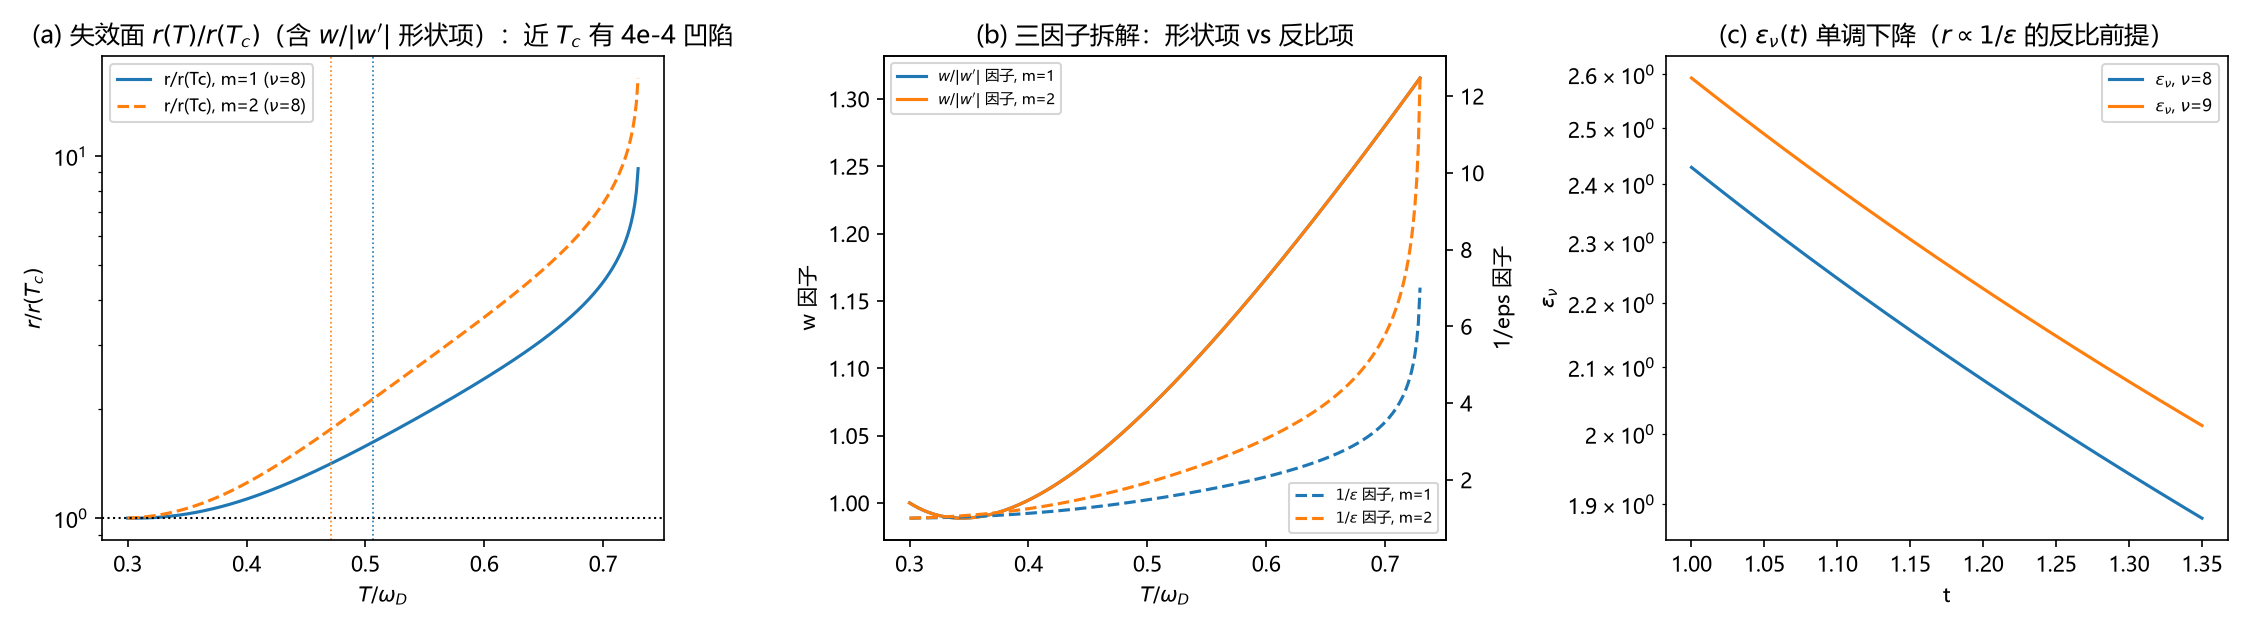

Write Python code to recreate this figure.
# -*- coding: utf-8 -*-
"""环 15 / 审-6 重开（第 188 轮）：epsilon_nu -> r 的反比结构与失效面 a_*lambda = r

登记口径（不新引参数，全部取自已登记式）：
- 环 17 侧：r(T) = 2*alphaV*w(T)/(3*eps_nu(T)*|w'(T)|)，s = 2/[C(a*lambda - r)]，失效面 a_*lambda = r
- (15L.3)+(19W.3)：w(T) 由环 19 积分式，eps_nu 由 x_* = Fbar_nu^{-1}(p_c^{1/t}) 与
  eps_nu = 2 x_* f_nu(x_*)/Fbar_nu(x_*) 给（(15L.4) 的 t(T)）
- 本轮定理（Spec v15）：TargetPropROfEps（eps 越小 r 越大，纯反比结构）、
  TargetPropSFail（s>0 <=> r < a*lambda，只要求 C>0）

本脚本只做三件事（属理论自显影，不做数据对照）：
1. r(T)/r(T_c) 的三因子分解：w/|w'|（进一步变冷/变热的刚度形状） × 1/eps_nu（反比）；
2. 失效面 a_*lambda = r 的温度移动（r 单调性数值侧，登记为 G-188 若未证）；
3. T -> T_break 时 r 的发散侧（x_* -> 0 => eps_nu -> 0 => r -> inf）。
"""
import json
import numpy as np
import matplotlib
matplotlib.use("Agg")
import matplotlib.pyplot as plt
from scipy.stats import chi2
from scipy.optimize import brentq

plt.rcParams["font.sans-serif"] = ["Microsoft YaHei", "SimHei", "DejaVu Sans"]
plt.rcParams["axes.unicode_minus"] = False

PC = 0.592746
NU = 9.0
TU = 1.3
TC = 0.3
XC = 4.5
UPS0_WP = 2.0 * 3.207211 / np.pi ** 2


def w(x, n=40001):
    if x <= 0.0:
        return 1.0
    u = np.linspace(0.0, 1.0, n)
    return float(2.0 * np.trapezoid(u * np.tanh(u / (2.0 * x)), u))


WC = w(TC)
y_of = lambda t: 2.0 * np.pi * np.exp(-np.pi ** 2 * (UPS0_WP * w(t)) / (2.0 * t))
p_pair = lambda t: 1.0 - chi2.cdf(XC * WC / w(t), NU)
t_of = lambda T, m: 1.0 + m * np.log(1.0 - y_of(T)) / np.log(p_pair(T))

K_BREAK = 2.0 * np.log(2.0 * np.pi) / np.pi ** 2
T_BREAK = float(brentq(lambda T: UPS0_WP * w(T) / T - K_BREAK, TC, 2.0, xtol=1e-14))


def wprime(T, h=1e-4):
    """w'(T) 中心差分（w 的解析式是积分，无法直接给导数，故用中心差分；仅数值显影用）。"""
    return (w(T + h) - w(T - h)) / (2.0 * h)


def x_star(nu, t):
    q = PC ** (1.0 / t)
    return float(brentq(lambda x: chi2.sf(x, nu) - q, 1e-10, 200.0, xtol=1e-15))


def eps_nu(nu, t):
    x = x_star(nu, t)
    return float(2.0 * x * chi2.pdf(x, nu) / chi2.sf(x, nu))


def r_ratio(nu, m, T):
    """r(T)/r(T_c)：alphaV 与 C 全部约掉，只剩 w/|w'| 与 1/eps_nu 两个显式因子。"""
    eps = eps_nu(nu, t_of(T, m))
    eps_c = eps_nu(nu, t_of(TC, m))
    wfac = (w(T) / WC) * (abs(wprime(TC)) / abs(wprime(T)))
    return wfac * (eps_c / eps), wfac, eps_c / eps, eps


out = {"w_Tc": WC, "w_prime_Tc": wprime(TC), "T_break": T_BREAK,
       "eps_nu_Tc_nu8": eps_nu(8, t_of(TC, 1)), "eps_nu_Tc_nu9": eps_nu(9, t_of(TC, 1))}

# ---- 1. 三因子分解与温度移动 ----
rows = []
Ts = np.linspace(TC, T_BREAK - 1e-3, 300)
for T in Ts:
    T = float(T)
    for m in (1, 2):
        rr, wf, ef, e = r_ratio(8, m, T)
        rows.append({"T": T, "m": m, "r_rel": rr, "w_factor": wf, "eps_factor": ef, "eps_nu8": e})

for m in (1, 2):
    seq = [r["r_rel"] for r in rows if r["m"] == m]
    wseq = [r["w_factor"] for r in rows if r["m"] == m]
    Ts_m = [r["T"] for r in rows if r["m"] == m]
    out[f"r_rel_strict_increasing_m{m}"] = bool(np.all(np.diff(seq) > 0))
    out[f"r_rel_at_domain_end_m{m}"] = float(seq[-1])
    i_min = int(np.argmin(seq))
    out[f"r_rel_min_m{m}"] = {"value": float(seq[i_min]), "T": float(Ts_m[i_min]),
                              "dip_depth": float(1.0 - seq[i_min])}
    j_min = int(np.argmin(wseq))
    out[f"w_factor_min_m{m}"] = {"value": float(wseq[j_min]), "T": float(Ts_m[j_min])}

# 同步点（m=1/2）处的 r 相对值：T_sync 由 p_sync = p_c 定，这里直接用 185 轮登记值
T_SYNC = {1: 0.5066509607326937, 2: 0.470706768695635}
for m in (1, 2):
    for nu in (8, 9):
        rr, wf, ef, e = r_ratio(nu, m, T_SYNC[m])
        out[f"r_rel_at_Tsync_m{m}_nu{nu}"] = {"r_rel": rr, "w_factor": wf, "eps_factor": ef, "eps_nu": e}
    rr, _, _, _ = r_ratio(8, m, TC)
    out[f"r_rel_at_Tc_m{m}_nu8"] = float(rr)

# 1/eps 单独看（不含 w/|w'| 因子）
out["one_over_eps_at_Tsync_m1_nu8"] = 1.0 / r_ratio(8, 1, T_SYNC[1])[3]
out["one_over_eps_at_Tc_m1_nu8"] = 1.0 / r_ratio(8, 1, TC)[3]

# ---- 2. T -> T_break 的发散侧 ----
eps_near = {}
for frac in (0.5, 0.2, 0.05, 0.01):
    T = T_BREAK - frac * (T_BREAK - TC)
    eps_near[f"{frac}"] = {"T": T, "t_m1": t_of(T, 1), "eps_nu8": eps_nu(8, t_of(T, 1)),
                           "r_rel_m1_nu8": r_ratio(8, 1, T)[0]}
out["near_break"] = eps_near

# ---- 3. 失效面 a_*lambda = r 的形状（只报 r 的相对值，a*lambda 的量纲由 alphaV 外部定） ----
fig, axes = plt.subplots(1, 3, figsize=(15, 4.2))
ax = axes[0]
for m, ls in ((1, "-"), (2, "--")):
    seq = [r["r_rel"] for r in rows if r["m"] == m]
    ax.plot(Ts, seq, ls, label=f"r/r(Tc), m={m} ($\\nu$=8)")
ax.axhline(1.0, color="k", ls=":", lw=1.0)
for m in (1, 2):
    ax.axvline(T_SYNC[m], color="C%d" % (m - 1), ls=":", lw=0.8)
ax.set(xlabel="$T/\\omega_D$", ylabel="$r/r(T_c)$",
       title="(a) 失效面 $r(T)/r(T_c)$（含 $w/|w'|$ 形状项）：近 $T_c$ 有 4e-4 凹陷")
ax.set_yscale("log")
ax.legend(fontsize=8)

ax = axes[1]
for m, c in ((1, "C0"), (2, "C1")):
    ax.plot(Ts, [r["w_factor"] for r in rows if r["m"] == m], c, label=f"$w/|w'|$ 因子, m={m}")
ax2 = ax.twinx()
for m, c in ((1, "C0"), (2, "C1")):
    ax2.plot(Ts, [r["eps_factor"] for r in rows if r["m"] == m], c, ls="--", label=f"$1/\\epsilon$ 因子, m={m}")
ax.set(xlabel="$T/\\omega_D$", ylabel="w 因子", title="(b) 三因子拆解：形状项 vs 反比项")
ax2.set_ylabel("1/eps 因子")
ax.legend(fontsize=7, loc="upper left")
ax2.legend(fontsize=7, loc="lower right")

ax = axes[2]
tt = np.linspace(1.0, 1.35, 200)
for nu, c in ((8, "C0"), (9, "C1")):
    ax.plot(tt, [eps_nu(nu, float(t)) for t in tt], c, label=f"$\\epsilon_\\nu$, $\\nu$={nu}")
    ax.set_yscale("log")
ax.set(xlabel="t", ylabel="$\\epsilon_\\nu$", title="(c) $\\epsilon_\\nu(t)$ 单调下降（$r\\propto1/\\epsilon$ 的反比前提）")
ax.legend(fontsize=8)

fig.tight_layout()
fig.savefig("环15锁定失效面r的epsilon反比结构.png", dpi=150)
with open("环15锁定失效面r的epsilon反比结构.json", "w", encoding="utf-8") as fh:
    json.dump(out, fh, ensure_ascii=False, indent=2)
print(json.dumps(out, ensure_ascii=False, indent=2))
